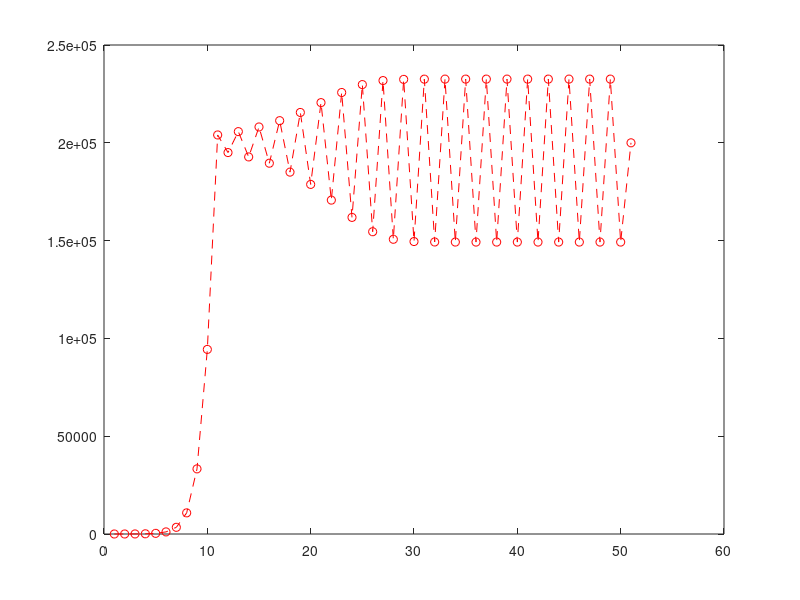

Recreate this plot in MATLAB.
r = 2.2;
K = 200000;
Nt = 1;
t= 1:50;
p = 1;
for i = t;
    Ntp(p) = (r+1)*Nt(p) - r*Nt(p)^2/K;
    plot(Nt(p),Ntp(p),'--.');
    hold on;
    p = p + 1;
    Nt(p) = Ntp(p-1);
end
hold off;
Ntp(p) = K;
plot(Nt,Ntp,'--o');
t(p) = p;
plot(t, Ntp,'r--o');



    